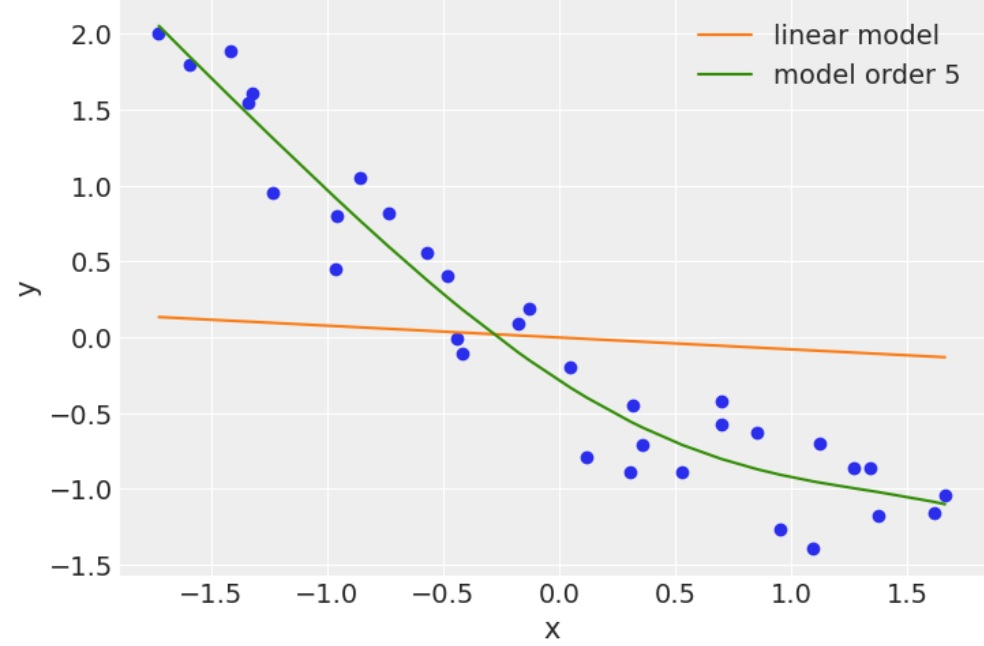

This figure's Python source:
import pymc3 as pm
import numpy as np
import scipy.stats as stats
import matplotlib.pyplot as plt
import arviz as az
#import theano
#theano.config.blas__ldflags = ''

az.style.use('arviz-darkgrid')
dummy_data = np.loadtxt('date.csv')
x_1 = dummy_data[:, 0]
y_1 = dummy_data[:, 1]
order = 5
x_1p = np.vstack([x_1**i for i
in range(1, order+1)])
x_1s = (x_1p - x_1p.mean(axis=1, keepdims=True))/x_1p.std(axis=1, keepdims=True)
y_1s = (y_1 - y_1.mean()) / y_1.std()
plt.scatter(x_1s[0], y_1s)
plt.xlabel('x')
plt.ylabel('y')

with pm.Model() as model_l:
    α = pm.Normal('α', mu=0, sd=1)
    β = pm.Normal('β', mu=0, sd=np.array([10, 0.1, 0.1, 0.1, 0.1])) # modificare sd
    ε = pm.HalfNormal('ε', 5)
    μ = α + β * x_1s[0]
    y_pred = pm.Normal('y_pred', mu=μ, sd=ε, observed=y_1s)
    idata_l = pm.sample(2000, return_inferencedata=True)

with pm.Model() as model_p:
    α = pm.Normal('α', mu=0, sd=1)
    β = pm.Normal('β', mu=0, sd=10, shape=order)
    ε = pm.HalfNormal('ε', 5)
    μ = α + pm.math.dot(β, x_1s)
    y_pred = pm.Normal('y_pred', mu=μ, sd=ε, observed=y_1s)
    idata_p = pm.sample(2000, return_inferencedata=True)

x_new = np.linspace(x_1s[0].min(), x_1s[0].max(), 100)
α_l_post = idata_l.posterior['α'].mean(("chain", "draw")).values
β_l_post = idata_l.posterior['β'].mean(("chain", "draw")).values
y_l_post = α_l_post + β_l_post * x_new
plt.plot(x_new, y_l_post, 'C1', label='linear model')
α_p_post = idata_p.posterior['α'].mean(("chain", "draw")).values
β_p_post = idata_p.posterior['β'].mean(("chain", "draw")).values
idx = np.argsort(x_1s[0])
y_p_post = α_p_post + np.dot(β_p_post, x_1s)
plt.plot(x_1s[0][idx], y_p_post[idx], 'C2', label=f'model order {order}')
plt.scatter(x_1s[0], y_1s, c='C0', marker='.')
plt.legend()
